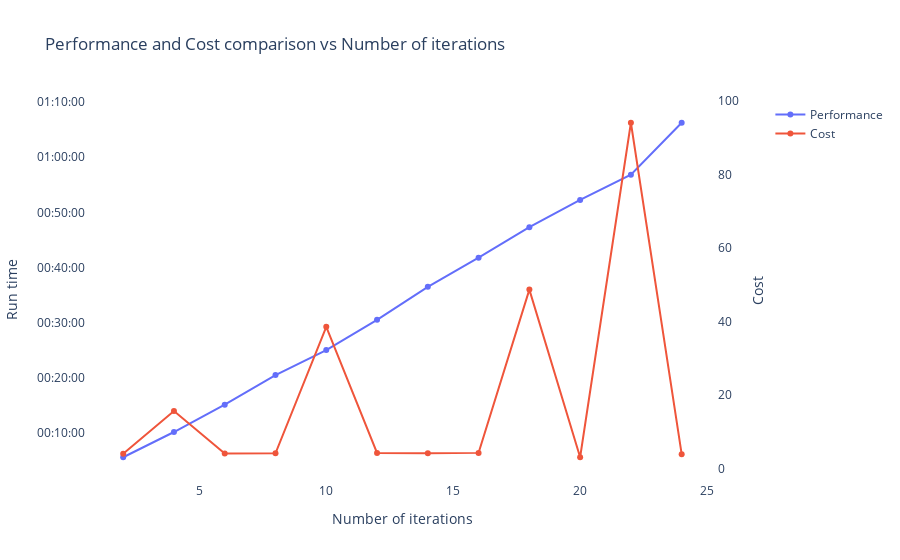

Here is the notebook cell this chart was saved with:
### Code cell
fig = make_subplots(specs=[[{"secondary_y": True}]])

fig.add_trace(go.Scatter(x= df['index'], y= pd.to_datetime(df['performance']), name= 'Performance'),secondary_y=False)
fig.add_trace(go.Scatter(x= df['index'], y= abs(df['score']), name= 'Cost'), secondary_y= True)

fig.update_layout(
    title= 'Performance and Cost comparison vs Number of iterations',
    xaxis= dict(
        showline=True,
        showgrid=False, 
        showticklabels=True,
        title= 'Number of iterations'
    ),
    plot_bgcolor='white',
    yaxis= dict(
        showline= True,
        title= 'Run time',
        tickformat= "%H:%M:%S"
    )
)

fig.update_yaxes(secondary_y= True, title= 'Cost')

### Figure 1 — Plotly figure (JSON) as saved in the notebook; plotly's stock layout.template omitted (floating-point values rounded to 4 significant figures)
{"data": [{"name": "Performance", "type": "scatter", "x": [2, 4, 6, 8, 10, 12, 14, 16, 18, 20, 22, 24], "xaxis": "x", "y": ["2023-12-24T00:05:31", "2023-12-24T00:10:06", "2023-12-24T00:15:04", "2023-12-24T00:20:27", "2023-12-24T00:24:59", "2023-12-24T00:30:29", "2023-12-24T00:36:28", "2023-12-24T00:41:46", "2023-12-24T00:47:18", "2023-12-24T00:52:15", "2023-12-24T00:56:50", "2023-12-24T01:06:16"], "yaxis": "y"}, {"name": "Cost", "type": "scatter", "x": [2, 4, 6, 8, 10, 12, 14, 16, 18, 20, 22, 24], "xaxis": "x", "y": [3.964, 15.63, 4.036, 4.115, 38.55, 4.222, 4.122, 4.231, 48.69, 3.041, 94.12, 3.885], "yaxis": "y2"}], "layout": {"autosize": true, "plot_bgcolor": "white", "title": {"text": "Performance and Cost comparison vs Number of iterations"}, "xaxis": {"anchor": "y", "autorange": true, "domain": [0, 0.94], "range": [0.6508, 25.35], "showgrid": false, "showline": true, "showticklabels": true, "title": {"text": "Number of iterations"}, "type": "linear"}, "yaxis": {"anchor": "x", "autorange": true, "domain": [0, 1], "range": ["2023-12-24 00:00:30.199", "2023-12-24 01:11:16.801"], "showline": true, "tickformat": "%H:%M:%S", "title": {"text": "Run time"}, "type": "date"}, "yaxis2": {"anchor": "x", "autorange": true, "overlaying": "y", "range": [-4.475, 101.6], "side": "right", "title": {"text": "Cost"}, "type": "linear"}}}
